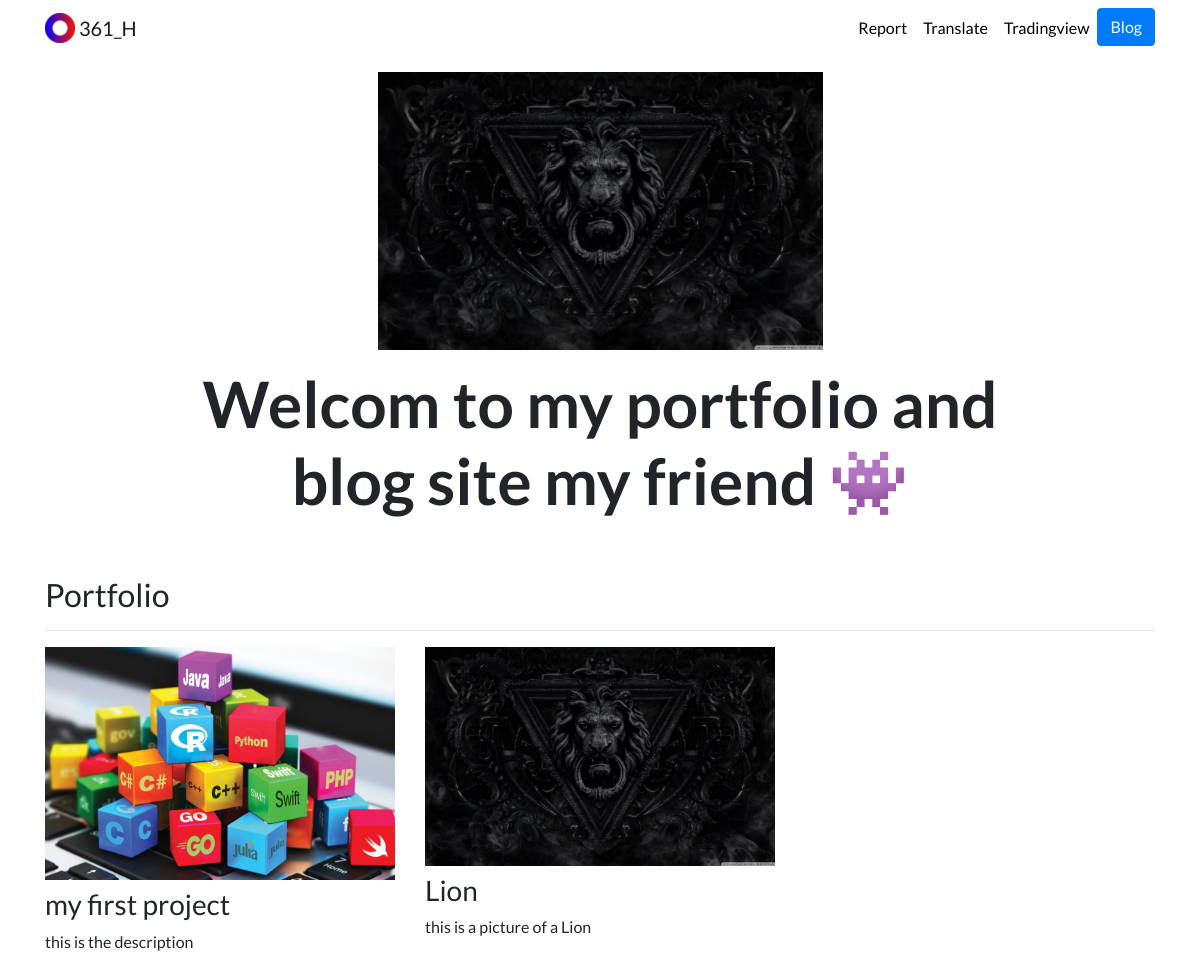
The page / on the database its author committed.
### portfolio/models.py (models this page shows, shortened)
class Project(models.Model):
    title = models.CharField(max_length=100)
    description = models.CharField(max_length=250)
    image = models.ImageField(upload_to='portfolio/images')
    url = models.URLField(blank=True)

### portfolio/views.py (the view)
# urls.py: 2. Add a URL to urlpatterns:  path('', views.home, name='home')
def home(request):
    projects = Project.objects.all()
    return render(request, 'portfolio/home.html', {'projects':projects})

### portfolio/templates/portfolio/home.html
{% extends "portfolio/base.html" %}
{% load static %}
{% block content %}
<div class="row justify-content-center my-3">
  <div class="col-5">
    <img src="{% static 'portfolio/background.png' %}" class="img-fluid">
  </div>
</div>
<div class="row justify-content-center mb-3">
  <div class="col-md-9 text-center">
    <h1 id="hometext" class="font-weight-bold">Welcom to my portfolio and blog site my friend 👾</h1>
  </div>
</div>
<h2 class="mt-5">Portfolio</h2>
<hr>
<div class="row">
  {% for project in projects %}
  <div class="col-lg-4 col-md-6">
    {% if project.url %}
    <a href="{{ project.url }}">
      <img src="{{ project.image.url }}" class="img-fluid mb-2">
    </a>
    {% else %}
    <img src="{{ project.image.url }}" class="img-fluid mb-2">
    {% endif %}
    <h3>{{ project.title }}</h3>
    <p>{{ project.description }}</p>
  </div>
  {% endfor %}
</div>
{% endblock %}

### portfolio/static/portfolio/custom.css (style rules this page uses)
body { font-family: 'Lato', sans-serif; }
@media (min-width: 992px) { #hometext { font-size: 4rem; } }

### rows shown on the page
Project: image (picture), title "my first project", description "this is the description"
Project: image (picture), title "Lion", description "this is a picture of a Lion"
